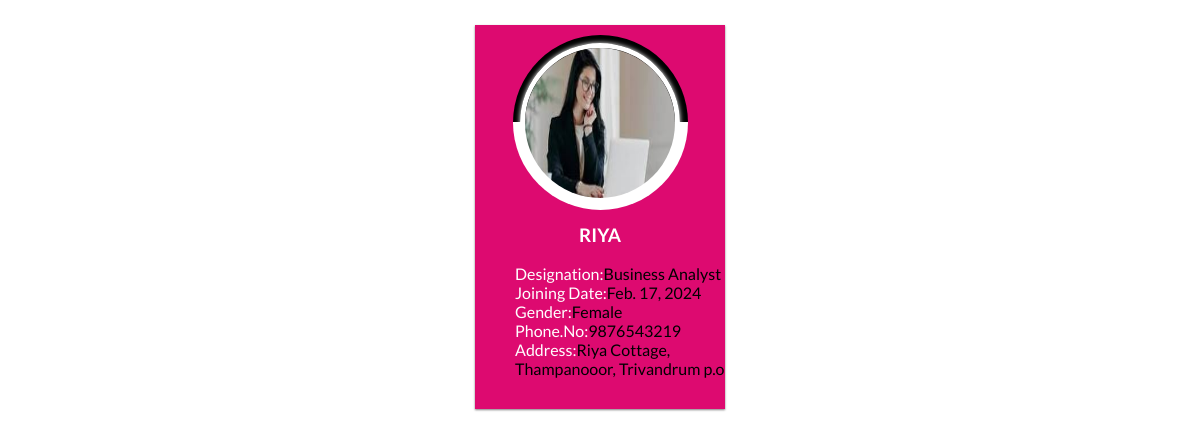
/empapp/employees/1/, run on the app's committed database.
### empapp/models.py (models this page shows, shortened)
class Employee(models.Model):
    employee_name=models.CharField(max_length=200)
    designation=models.CharField(max_length=200)
    joining_date=models.DateField(max_length=200)
    gender=models.CharField(max_length=200)
    dob=models.DateField(max_length=200)
    email=models.CharField(max_length=200)
    phone=models.CharField(max_length=200)
    employee_image=models.ImageField(upload_to='images',default='images/default.jpg',blank=True)
    address=models.CharField(max_length=200)
    salary=models.CharField(max_length=200)
    about=models.CharField(max_length=200,null=True)

### empapp/views.py (the view)
# urls.py: path('employees/<int:pk>/',views.EmployeeDetailView.as_view(),name='employee-detail'),
class EmployeeDetailView(View):
    def get(self,request,*args,**kwargs):
        print(kwargs) #kwargs={"pk":6}
        id=kwargs.get("pk")
        qs=Employee.objects.get(id=id)
        return render(request,'employee_detail.html',{'data':qs})

### empapp/templates/employee_detail.html (shortened to what this page needs)
<!DOCTYPE html>
<html lang="en">
<head>
</head>
<body>
    <div class="card">
        <div class="ring">
          <img src="{{data.employee_image.url}}" alt="Rambo" class="employee">
        </div>
        <h3>{{data.employee_name}}</h3>
        <ul>
          <li><span>Designation:</span>{{data.designation}}</li>
          <li><span>Joining Date:</span>{{data.joining_date}}</li>
          <li><span>Gender:</span>{{data.gender}}</li>
          <li><span>Phone.No:</span>{{data.phone}}</li>
          <li><span>Address:</span>{{data.address}}</li>
        </ul>
      </div>
</body>
</html>

### empapp/templates/employee_detail.html (style rules this page uses)
html, body { width: 100%; height: 100%; margin: 0; padding: 0; }
body { font-family: 'Lato'; }

### data on the page
Employee: employee_image (picture), employee_name "RIYA", designation "Business Analyst", joining_date "Feb. 17, 2024", gender "Female", phone "9876543219", address "Riya Cottage, Thampanooor, Trivandrum p.o"
